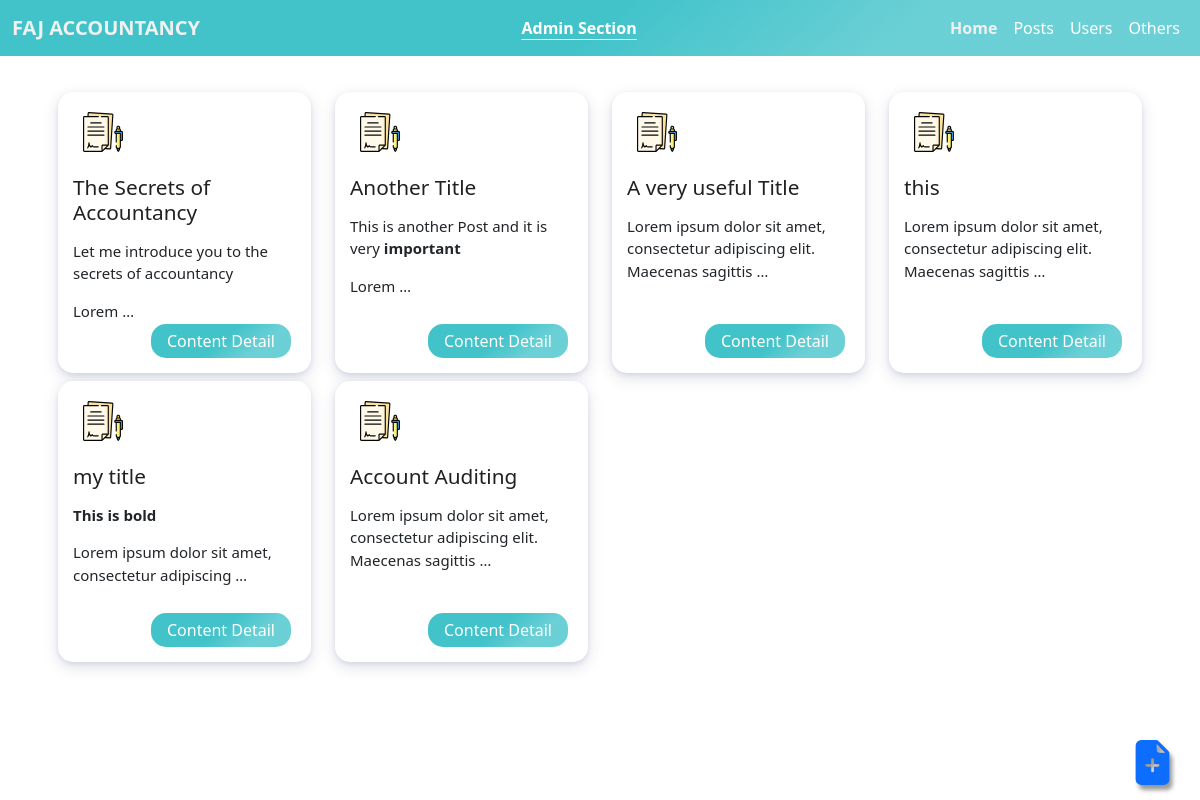
The app's page /all_posts/ (signed in) with its own data.
### core/models.py (models this page shows, shortened)
class Post(models.Model):
    title = models.CharField(max_length=100,null=True)
    content = RichTextField()
    image = models.ImageField(null=True,blank=True)
    video_link = models.CharField(max_length=250,blank=True,null=True)

### core/views.py (the view)
# urls.py: path('all_posts/',views.AdminAllPosts.as_view(),name='all_posts'),
class AdminAllPosts(LoginRequiredMixin,StaffAccessMixin,generic.ListView):
    model = Post
    template_name = 'core/all_posts.html'
    context_object_name = 'posts'

### core/mixins.py (called while the page is built)
    def get_test_func(self):
        return self.test_func()

    def dispatch(self,request,*args,**kwargs):
        test_result = self.get_test_func()
        if not test_result:
            return redirect(self.get_redirect_url())
        return super().dispatch(request,*args,**kwargs)

    def test_func(self):
        user = self.request.user
        return user.is_staff

### core/templates/core/all_posts.html (shortened to what this page needs)
{% extends 'core/base.html' %}
{% block content %}
<div class="container mt-2 mb-3" style="padding: 20px;">
    <div class="row g-2">
        {% for post in posts %}
        <div class="col-md-3">
            <div class="solution_cards_box">
            <div class="solution_card h-100">
              <div class="hover_color_bubble"></div>
              <div class="so_top_icon">
              </div>
              <div class="solu_title">
                <h3>{{ post.title }}</h3>
              </div>
              <div class="solu_description">
                <p>
                  {{ post.content|safe|truncatewords:10 }}
                </p>
                <a href="{% url 'post_detail' post.pk %}">
                <button type="button" class="read_more_btn">Content Detail</button>
                </a>
              </div>
            </div>
          </div>
        </div>
        {% endfor %}
    </div>
    <div class="addpost">
        <a href="{% url 'create_post' %}">
        </a>
    </div>
</div>
{% endblock %}

### core/static/core/css/custom.css (style rules this page uses)
.addpost { position: absolute; bottom: 15; right: 25; color: #42c3ca; filter: drop-shadow(3px 5px 2px rgb(0 0 0 / 0.4)); }

### core/static/core/css/cards.css (style rules this page uses)
.solution_cards_box .solution_card { flex: 0 50%; background: #fff; box-shadow: 0 2px 4px 0 rgba(136, 144, 195, 0.2), 0 5px 15px 0 rgba(37, 44, 97, 0.15); border-radius: 15px; margin: 8px; padding: 10px 15px; position: relative; z-index: 1; overflow: hidden; min-height: 265px; transition: 0.7s; }
.solution_cards_box .solution_card:before { content: ""; position: relative; background: rgb(85 108 214 / 5%); width: 170px; height: 400px; z-index: -1; transform: rotate(42deg); right: -56px; top: -23px; border-radius: 35px; }
.solution_card .solu_title h3 { color: #212121; font-size: 1.3rem; margin-top: 13px; margin-bottom: 13px; }
.solution_card .solu_description p { font-size: 15px; margin-bottom: 15px; }
.solution_card .solu_description button { border: 0; border-radius: 15px; background: linear-gradient( 140deg, #42c3ca 0%, #42c3ca 50%, #42c3cac7 75% ) !important; color: #fff; font-weight: 500; font-size: 1rem; padding: 5px 16px; position: absolute; bottom: 15; right: 20; }
.hover_color_bubble { position: absolute; background: rgb(54 81 207 / 15%); width: 100rem; height: 100rem; left: 0; right: 0; z-index: -1; top: 16rem; border-radius: 50%; transform: rotate(-36deg); left: -18rem; transition: 0.7s; }
.solution_cards_box .solution_card .so_top_icon { width: 60px; height: 60px; border-radius: 50%; background: #fff; overflow: hidden; display: flex; align-items: center; justify-content: center; }

### records on screen
Post: title "The Secrets of Accountancy", content "Let me introduce you to the secrets of accountancy Lorem …"
Post: title "Another Title", content "This is another Post and it is very important Lorem …"
Post: title "A very useful Title", content "Lorem ipsum dolor sit amet, consectetur adipiscing elit. Maecenas sagittis …"
Post: title "this", content "Lorem ipsum dolor sit amet, consectetur adipiscing elit. Maecenas sagittis …"
Post: title "my title", content "This is bold Lorem ipsum dolor sit amet, consectetur adipiscing …"
Post: title "Account Auditing", content "Lorem ipsum dolor sit amet, consectetur adipiscing elit. Maecenas sagittis …"
